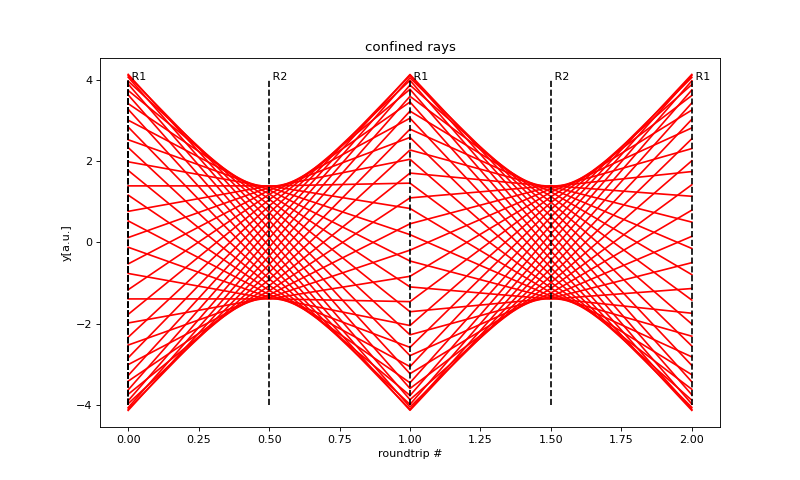

Write the Python code that produced this figure.
import matplotlib.pyplot as plt
import numpy as np

def Z1(L,R1,R2):
    A=1-2*L/R2
    B=2*L-2*L*L/R2
    C=4*L/(R1*R2)-2/R1-2/R2
    D=1+4*L*L/(R1*R2)-4*L/R1-2*L/R2
    m=(A+D)/2
    g1=1-L/R1
    g2=1-L/R2
    g=g1*g2
    if g1*g2>=0.0 and g1*g2<=1.0:
        #print('confined, g1*g2 = %f'%g)
        return(A-D)/(2*C)
    else:
        #print('not confined, g1*g2 = %f It must be: 0<=g1*g2<=1'%g)
        return 0

def ZR(L,R1,R2):
    A=1-2*L/R2
    B=2*L-2*L*L/R2
    C=4*L/(R1*R2)-2/R1-2/R2
    D=1+4*L*L/(R1*R2)-4*L/R1-2*L/R2
    m=(A+D)/2
    g1=1-L/R1
    g2=1-L/R2
    if g1*g2>=0.0 and g1*g2<=1.0:
        return np.sqrt(1-m*m)/C
    else:
        return 0

def R0(L,R1,R2,c,rays):
    y0=np.zeros([rays])
    theta0=np.zeros([rays])
    Z_1=Z1(L,R1,R2)
    Z_R=ZR(L,R1,R2)
    for ray in range(0,rays):
        alpha=ray/rays*2*np.pi
        y0[ray]=2*c*(Z_1*np.cos(alpha)-Z_R*np.sin(alpha))
        theta0[ray]=2*c*np.cos(alpha)
    return (y0,theta0)

def w(z,L,R1,R2,c):
    Z_1=Z1(L,R1,R2)
    Z_R=ZR(L,R1,R2)
    return c*np.sqrt(2*((z+Z_1)*(z+Z_1)+Z_R*Z_R))

def plotrays(L,R1,R2,c,rnd,rays):
    n=2*rnd
    y=np.zeros([rays,n+1])
    theta=np.zeros([rays,n+1])
    z=np.zeros([n+1])
    zze=np.zeros(100)
    zzo=np.zeros(100)
    We=np.zeros(100)
    Wo=np.zeros(100)
    sec_moments=False
    for iz in range(0,100):
        zze[iz]=iz/100*L
        zzo[iz]=(100-iz)/100*L
        We[iz]=w(zze[iz],L,R1,R2,c)
        Wo[iz]=w(zzo[iz],L,R1,R2,c)
    z[0]=0.0
    (y0,theta0)=R0(L,R1,R2,c,rays)
    plt.rcParams["figure.figsize"] = (10,6)    
    for ray in range(0,rays):
        y[ray][0]=y0[ray]
        theta[ray][0]=theta0[ray]
        for i in range(1,n+1):
            if i % 2 ==0:
                R=R1 #i=even
                if sec_moments:
                    plt.plot((zze+(i-2)*L)/L/2,We,(zze+(i-2)*L)/L/2,-We,color='black', linestyle='dashed')
            else:
                R=R2 #i=odd
                if sec_moments:
                    plt.plot((-zzo+(i+1)*L)/L/2,Wo,(-zzo+(i+1)*L)/L/2,-Wo,color='black', linestyle='dashed')
            y[ray][i]=y[ray][i-1]+L*theta[ray][i-1]
            theta[ray][i]=-2/R*y[ray][i-1]+(1-2*L/R)*theta[ray][i-1]
            z[i]=(z[i-1]+L)

        plt.plot(z[0:n+1]/L/2,y[ray][0:n+1], color='red')

    for i in range(0,n+1):
        plt.plot([0,0],[-2*c,2*c],[i/2,i/2],[-2*c,2*c],color='black', linestyle='dashed')
        if i % 2 ==0:
            s=' R1' #i=even
        else:
            s=' R2' #i=odd
        plt.text(i/2,2*c,s)
        
    
    plt.title('confined rays')
    plt.xlabel('roundtrip #')
    plt.ylabel('y[a.u.]')
    plt.show()
    
L = 1 # resonator length
R1 = 1.1 # radius mirror 1
R2 = 5.0 # radius mirror 2
c = 1 # the unknown constant (related to the wavelength)
roundtrips = 2 # number of roundtrips to be plotted
rays = 40 # number of rays

plotrays(L,R1,R2,2,roundtrips,rays)
